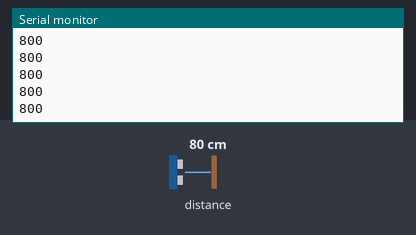
A sketch run on a simulated Arduino Uno, built with avr-gcc and run on an emulated ATmega328P. Shown: the last lines printed to the serial monitor. Inputs (shaded band) come from the test bench; at power-on: distance to the obstacle 80 cm.

Above: at 1.2 s.
1.3 s: distance to the obstacle set to 2 cm
At 2.3 s:
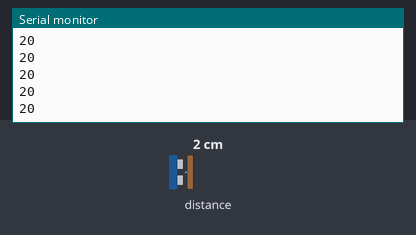
2.8 s: distance to the obstacle set to 4 cm
At 3.5 s:
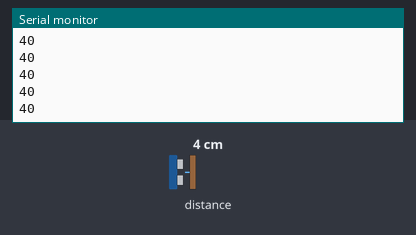
Timing chart, 0 to 5.8 s (numbered marks = the images above; inputs shaded):
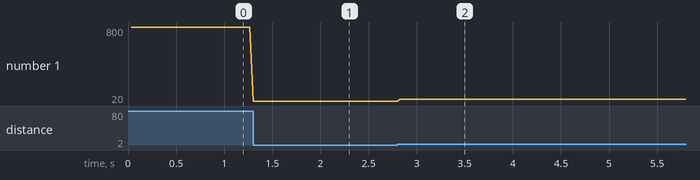

The sketch:

Continuous.ino
```cpp
/* This example shows how to use continuous mode to take
range measurements with the VL53L0X. It is based on
vl53l0x_ContinuousRanging_Example.c from the VL53L0X API.

The range readings are in units of mm. */

#include <Wire.h>
#include <C:\arduino test\lidar\Continuous\VL53L0X.h>

VL53L0X sensor;

void setup()
{
  Serial.begin(9600);
  Wire.begin();

  sensor.init();
  sensor.setTimeout(500);

  // Start continuous back-to-back mode (take readings as
  // fast as possible).  To use continuous timed mode
  // instead, provide a desired inter-measurement period in
  // ms (e.g. sensor.startContinuous(100)).
  sensor.startContinuous();
}

void loop()
{
  Serial.print(sensor.readRangeContinuousMillimeters());
  if (sensor.timeoutOccurred()) { Serial.print(" TIMEOUT"); }

  Serial.println();
}
```

Measured:
- after the input at 1.3 s, the serial monitor: prints a new line at once (image 1)
- after the input at 2.8 s, the serial monitor: prints a new line at once (image 2)
- plotted number 1: 800 → 20 after the input at 1.3 s, 20 → 40 after the input at 2.8 s
